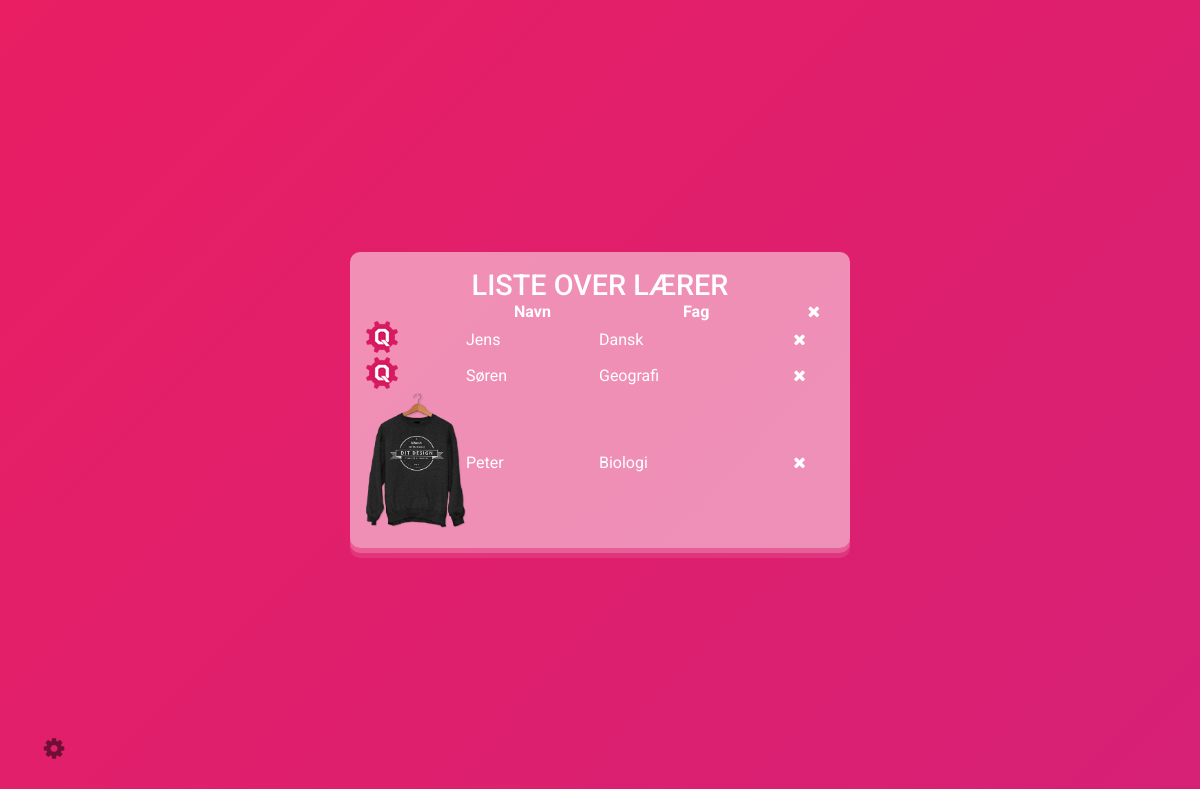
Screenshot of /admin.php (signed in) with the database file from the repository.
### tables this page shows
CREATE TABLE `teacherSubject` (
  `teacherId` int(11) NOT NULL,
  `subjectId` int(11) NOT NULL
);

CREATE TABLE `teacher` (
  `teacherId` int(11) NOT NULL,
  `teacherName` varchar(100) NOT NULL,
  `teacherImage` varchar(255) NOT NULL
);

CREATE TABLE `subject` (
  `subjectId` int(11) NOT NULL,
  `subjectName` varchar(50) NOT NULL
);

### inc/functions.php (the view, shortened to what this page needs)
            <?php
function admin($link){
    $admin = 'SElECT teacher.teacherId AS tid,
teacher.teacherName AS tname,
teacher.teacherImage AS timage,
teacherSubject.teacherId AS tstid,
teacherSubject.subjectId as tssid,
`subject`.subjectName AS sname
FROM teacher
JOIN teacherSubject ON teacher.teacherId = teacherSubject.teacherId
JOIN `subject` ON teacherSubject.subjectId = `subject`.subjectId';
    $stmt = $link->prepare($admin);
    $stmt->execute();
    $stmt->bind_result($tid, $tname, $timage, $tstid, $tssid, $sname);
    echo '<table class="admin" cellpadding="10" cellspacing="10">
                <thead>
                    <th width="100">&nbsp;</th>
                    <th>Navn</th>
                    <th>Fag</th>
                    <th><i class="fa fa-times"></i></th>
                </thead>';
    while($stmt->fetch()){
        ?>
            <tr>
                <td><img src="<?=$timage?>" class="adminImg"></td>
                <td><?=$tname?></td>
                <td><?=$sname?></td>
                <td><a href="?delete=1&tid=<?=$tid?>"><i class="fa fa-times"></i></a></td>
            </tr>
        <?php
    }
    echo '</table>';
}

### admin.php (shortened to what this page needs)
<?php
include("inc/config.php");
?>
<!doctype html>
<html lang="da">
<head>
    <link rel="stylesheet" type="text/css" href="fonts/font-awesome-4.2.0/css/font-awesome.min.css" />
    <link href="css/main.css" rel="stylesheet" type="text/css">
    <link href="css/normalize.css" rel="stylesheet" type="text/css">
    <link rel="stylesheet" type="text/css" href="css/menu.css" />
</head>
<body>
<?php
include("menu.php");
?>
<div class="loginBox">
    <h1>Liste over lærer</h1>
    <?php
        admin($link);
    ?>
</div>
</body>
</html>

### menu.php (shortened to what this page needs)
<button class="menuKnap" id="aabnMenu"><i class="fa fa-fw fa-cog fa-spin"></i><span>Åbn Menu</span></button>

### css/main.css (style rules this page uses)
* { margin: 0; padding: 0; -webkit-box-sizing: border-box; box-sizing: border-box; font-family: 'Roboto', sans-serif; }
html, body { height: 100%; }
a { text-decoration: none; color: inherit; }
body { display: -webkit-box; display: -webkit-flex; display: -ms-flexbox; display: flex; -webkit-box-pack: center; -webkit-justify-content: center; -ms-flex-pack: center; justify-content: center; -webkit-box-align: center; -webkit-align-items: center; -ms-flex-align: center; align-items: center; -webkit-align-content: center; -ms-flex-line-pack: center; align-content: center; -webkit-box-orient: vertical; -webkit-box-direction: normal; -webkit-flex-direction: column; -ms-flex-direction: column; flex-direction: column; background: -webkit-linear-gradient(315deg, #e91e63, #9c27b0); background: -o-linear-gradient(315deg, #e91e63, #9c27b0); background: linear-gradient(135deg, #e91e63, #9c27b0); background-size: 400% 400%; background-repeat: no-repeat; background-attachment: fixed; -webkit-animation: baggrundAnim 6s ease infinite; animation: baggrundAnim 6s ease infinite; }
body .loginBox { width: 100%; max-width: 500px; background: rgba(255, 255, 255, 0.5); color: #FFF; padding: 1em; border-radius: 10px; -webkit-box-shadow: 0px 5px 0px 0px rgba(255, 255, 255, 0.2), 0px 10px 0px 0px rgba(255, 255, 255, 0.1); box-shadow: 0px 5px 0px 0px rgba(255, 255, 255, 0.2), 0px 10px 0px 0px rgba(255, 255, 255, 0.1); }
body .loginBox h1 { margin: 0; padding: 0; display: block; text-align: center; text-transform: uppercase; font-weight: 500; font-size: 1.8em; }
body .loginBox .admin { width: 100%; }
body .loginBox .adminImg { max-width: 100px; }

### css/menu.css (style rules this page uses)
.menuKnap { position: fixed; bottom: 0; left: 0; z-index: 1000; margin: 1em; padding: 0; width: 2.5em; height: 2.25em; border: none; font-size: 1.5em; color: rgba(0, 0, 0, 0.5); background: transparent; }

### rows the page displays
teachersubject: teacherId.teacherImage (picture), teacherId.teacherName "Jens", subjectId.subjectName "Dansk"
teachersubject: teacherId.teacherImage (picture), teacherId.teacherName "Søren", subjectId.subjectName "Geografi"
teachersubject: teacherId.teacherImage (picture), teacherId.teacherName "Peter", subjectId.subjectName "Biologi"
